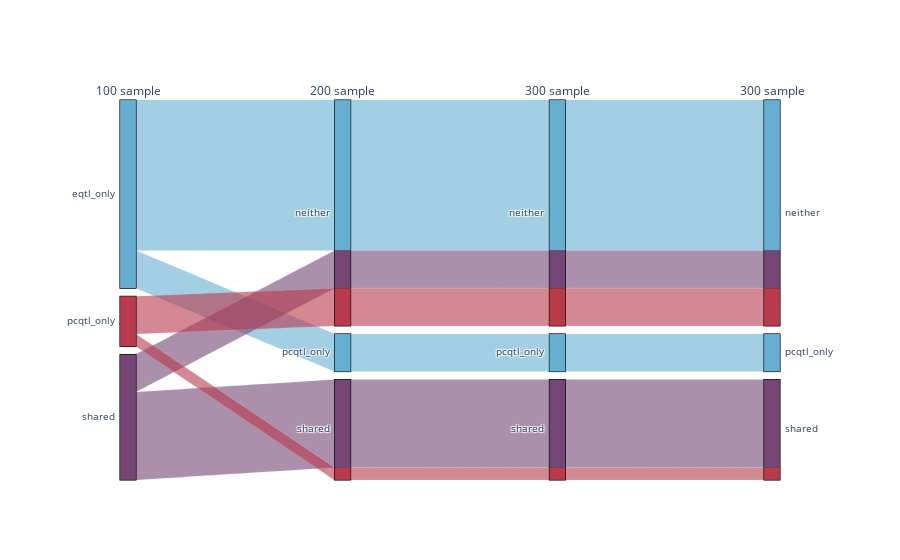

The code cell stored with this chart in its notebook:
### Code cell
# make a flow diagram

import plotly.graph_objects as go

# Create dimensions
dim_sub = go.parcats.Dimension(
    values=combined_annotated_signals.exclusive_label_sub,
    categoryorder='category ascending', label="100 sample"
)

dim_200 = go.parcats.Dimension(
    values=combined_annotated_signals.exclusive_label_full_200,
    categoryorder='category ascending', label="200 sample"
)

dim_300 = go.parcats.Dimension(
    values=combined_annotated_signals.exclusive_label_full_300,
    categoryorder='category ascending', label="300 sample"
)

dim_full = go.parcats.Dimension(
    values=combined_annotated_signals.exclusive_label_full,
    categoryorder='category ascending', label="{} sample".format(final_sample_size)
)

# colors based on orig group
color_map = {'pcqtl_only':'#B83A4B', 'eqtl_only':'#67AFD2', 'shared':'#734675'}
color = [color_map[label] for label in combined_annotated_signals.exclusive_label_sub]


fig = go.Figure(data = [go.Parcats(dimensions=[dim_sub, dim_200, dim_300, dim_full],
        line={'color': color},
        hoveron='color', hoverinfo='count+probability',
        arrangement='freeform')])

fig.show()

### Figure 1 — Plotly figure (JSON) as saved in the notebook; plotly's stock layout.template omitted (floating-point values rounded to 4 significant figures)
{"data": [{"arrangement": "freeform", "dimensions": [{"categoryorder": "category ascending", "label": "100 sample", "values": ["shared", "shared", "shared", "eqtl_only", "eqtl_only", "eqtl_only", "shared", "shared", "shared", "shared", "pcqtl_only", "shared", "shared", "shared", "eqtl_only", "eqtl_only", "eqtl_only", "eqtl_only", "pcqtl_only", "eqtl_only", "eqtl_only", "eqtl_only", "pcqtl_only", "eqtl_only", "eqtl_only", "eqtl_only", "pcqtl_only", "eqtl_only", "eqtl_only"]}, {"categoryorder": "category ascending", "label": "200 sample", "values": ["shared", "shared", "shared", "pcqtl_only", "pcqtl_only", "pcqtl_only", "shared", "shared", "shared", "shared", "shared", "neither", "neither", "neither", "neither", "neither", "neither", "neither", "neither", "neither", "neither", "neither", "neither", "neither", "neither", "neither", "neither", "neither", "neither"]}, {"categoryorder": "category ascending", "label": "300 sample", "values": ["shared", "shared", "shared", "pcqtl_only", "pcqtl_only", "pcqtl_only", "shared", "shared", "shared", "shared", "shared", "neither", "neither", "neither", "neither", "neither", "neither", "neither", "neither", "neither", "neither", "neither", "neither", "neither", "neither", "neither", "neither", "neither", "neither"]}, {"categoryorder": "category ascending", "label": "300 sample", "values": ["shared", "shared", "shared", "pcqtl_only", "pcqtl_only", "pcqtl_only", "shared", "shared", "shared", "shared", "shared", "neither", "neither", "neither", "neither", "neither", "neither", "neither", "neither", "neither", "neither", "neither", "neither", "neither", "neither", "neither", "neither", "neither", "neither"]}], "hoverinfo": "count+probability", "hoveron": "color", "line": {"color": ["#734675", "#734675", "#734675", "#67AFD2", "#67AFD2", "#67AFD2", "#734675", "#734675", "#734675", "#734675", "#B83A4B", "#734675", "#734675", "#734675", "#67AFD2", "#67AFD2", "#67AFD2", "#67AFD2", "#B83A4B", "#67AFD2", "#67AFD2", "#67AFD2", "#B83A4B", "#67AFD2", "#67AFD2", "#67AFD2", "#B83A4B", "#67AFD2", "#67AFD2"]}, "type": "parcats"}], "layout": {}}
